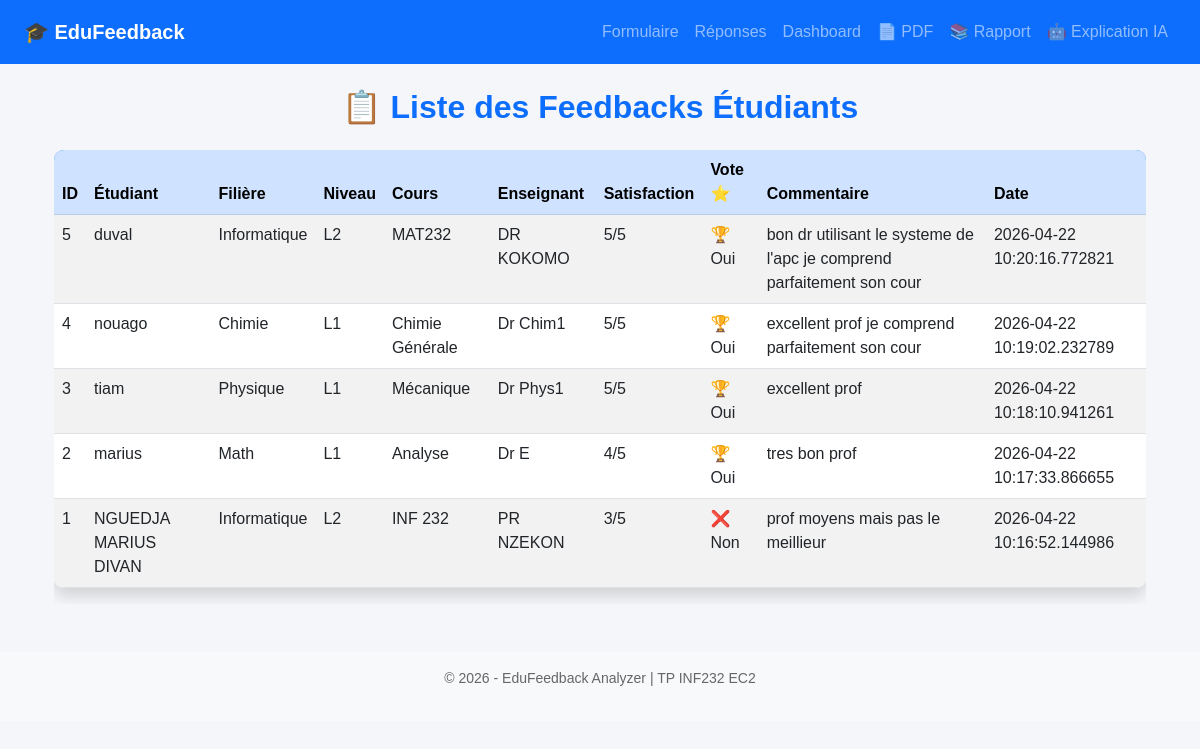
The app's page /responses with its own data.
### tables this page shows
CREATE TABLE feedback (
            id INTEGER PRIMARY KEY AUTOINCREMENT,
            student_name TEXT,
            filiere TEXT,
            niveau TEXT,
            course TEXT,
            teacher TEXT,
            satisfaction INTEGER,
            best_teacher_vote INTEGER,
            comment TEXT,
            date TEXT
        );

### app.py (the view)
@app.route('/responses')
def responses():
    conn = sqlite3.connect('database.db')
    cursor = conn.cursor()
    cursor.execute("SELECT * FROM feedback ORDER BY id DESC")
    data = cursor.fetchall()
    conn.close()
    return render_template('responses.html', data=data)

### templates/responses.html (shortened to what this page needs)
{% extends "base.html" %}
{% block content %}
<div class="container">
    <h2 class="text-center text-primary mb-4">
        📋 Liste des Feedbacks Étudiants
    </h2>
    <div class="table-responsive">
        <table class="table table-striped table-hover shadow">
            <thead class="table-primary">
                <tr>
                    <th>ID</th>
                    <th>Étudiant</th>
                    <th>Filière</th>
                    <th>Niveau</th>
                    <th>Cours</th>
                    <th>Enseignant</th>
                    <th>Satisfaction</th>
                    <th>Vote ⭐</th>
                    <th>Commentaire</th>
                    <th>Date</th>
                </tr>
            </thead>
            <tbody>
                {% for row in data %}
                <tr>
                    <td>{{ row[0] }}</td>
                    <td>{{ row[1] if row[1] else "Anonyme" }}</td>
                    <td>{{ row[2] }}</td>
                    <td>{{ row[3] }}</td>
                    <td>{{ row[4] }}</td>
                    <td>{{ row[5] }}</td>
                    <td>{{ row[6] }}/5</td>
                    <td>
                        {% if row[7] == 1 %}
                            🏆 Oui
                        {% else %}
                            ❌ Non
                        {% endif %}
                    </td>
                    <td>{{ row[8] }}</td>
                    <td>{{ row[9] }}</td>
                </tr>
                {% endfor %}
            </tbody>
        </table>
    </div>
</div>
{% endblock %}

### templates/base.html (shortened to what this page needs)
<!DOCTYPE html>
<html lang="fr">
<head>
    <link href="https://cdn.jsdelivr.net/npm/bootstrap@5.3.0/dist/css/bootstrap.min.css" rel="stylesheet">
    <link rel="stylesheet" href="{{ url_for('static', filename='css/style.css') }}">
</head>
<body>
<nav class="navbar navbar-expand-lg navbar-dark bg-primary">
    <div class="container-fluid">
        <a class="navbar-brand" href="/">🎓 EduFeedback</a>
        <div class="collapse navbar-collapse" id="navbarNav">
            <ul class="navbar-nav ms-auto">
                <li class="nav-item">
                    <a class="nav-link" href="/">Formulaire</a>
                </li>
                <li class="nav-item">
                    <a class="nav-link" href="/responses">Réponses</a>
                </li>
                <li class="nav-item">
                    <a class="nav-link" href="/dashboard">Dashboard</a>
                </li>
                <li class="nav-item">
                <a class="nav-link" href="/pdf_graphique">
        📄 PDF
    </a>
</li>
<li class="nav-item">
    <a class="nav-link" href="/rapport">
        📚 Rapport
    </a>
</li>
<li class="nav-item">
    <a class="nav-link" href="/explication">
        🤖 Explication IA
    </a>
</li>
            </ul>
        </div>
    </div>
</nav>
<div class="container mt-4">
    {% block content %}
    {% endblock %}
</div>
<footer class="text-center mt-5 p-3 bg-light">
    <p>© 2026 - EduFeedback Analyzer | TP INF232 EC2</p>
</footer>
</body>
</html>

### static/css/style.css (style rules this page uses)
body { background-color: #f4f6f9; font-family: Arial, Helvetica, sans-serif; }
h2, h3, h5 { font-weight: bold; }
.navbar { padding: 12px; }
.navbar-brand { font-weight: bold; font-size: 20px; }
table { background-color: white; border-radius: 10px; overflow: hidden; }
.table thead { background-color: #007bff; color: white; }
footer { font-size: 14px; color: #666; }

### templates/responses.html (style rules this page uses)
body { background: linear-gradient(135deg, #0b1c3d); }

### records on screen
feedback: id "5", student_name "duval", filiere "Informatique", niveau "L2", course "MAT232", teacher "DR KOKOMO", satisfaction "5", best_teacher_vote "🏆 Oui", comment "bon dr utilisant le systeme de l'apc je comprend parfaitement son cour", date "2026-04-22 10:20:16.772821"
feedback: id "4", student_name "nouago", filiere "Chimie", niveau "L1", course "Chimie Générale", teacher "Dr Chim1", satisfaction "5", best_teacher_vote "🏆 Oui", comment "excellent prof je comprend parfaitement son cour", date "2026-04-22 10:19:02.232789"
feedback: id "3", student_name "tiam", filiere "Physique", niveau "L1", course "Mécanique", teacher "Dr Phys1", satisfaction "5", best_teacher_vote "🏆 Oui", comment "excellent prof", date "2026-04-22 10:18:10.941261"
feedback: id "2", student_name "marius", filiere "Math", niveau "L1", course "Analyse", teacher "Dr E", satisfaction "4", best_teacher_vote "🏆 Oui", comment "tres bon prof", date "2026-04-22 10:17:33.866655"
feedback: id "1", student_name "NGUEDJA MARIUS DIVAN", filiere "Informatique", niveau "L2", course "INF 232", teacher "PR NZEKON", satisfaction "3", best_teacher_vote "❌ Non", comment "prof moyens mais pas le meillieur", date "2026-04-22 10:16:52.144986"
